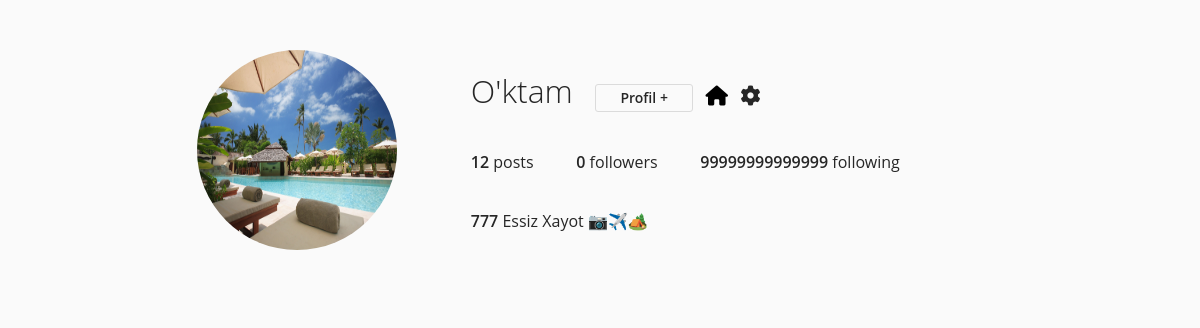
Page /blog/profile/ (signed in) on the committed database.
### blog/models.py (models this page shows, shortened)
class Avatar(models.Model):
    name = models.CharField(max_length=100)
    image = models.ImageField()
    bio = models.CharField(max_length=100)
    username = models.ForeignKey(User, on_delete=models.CASCADE)

### blog/views.py (the view)
# urls.py: path('profile/', profile, name='profile'),
def profile(request):
    user_id = request.GET.get("user_id")
    userForMassage = request.user
    userInfo = Avatar.objects.filter(id=user_id).first()
    posts = Post.objects.filter(author=userInfo)
    user = Avatar.objects.filter(username=request.user).first()
    users = Post.objects.all()
    if request.method == 'POST':
        form = AvatarForm(request.POST, request.FILES)
        if form.is_valid():
            form.save()
            return redirect('main')
    form = AvatarForm()
    return render(request, 'profile.html', {"user": user, 'users': users, 'form': form, "userInfo": userInfo, 'posts': posts, "userForMassage": userForMassage})

### templates/profile.html (shortened to what this page needs)
{% load static %}
<!DOCTYPE html>
<html lang="en">
<head>
    <link rel="stylesheet" href="https://cdn.jsdelivr.net/npm/bulma@0.9.4/css/bulma.min.css">
    <link rel="stylesheet" href="https://cdn.jsdelivr.net/npm/bulma@0.9.4/css/bulma-rtl.min.css">
    <link rel="stylesheet" href="{% static 'css/profile.css' %}">
    <link rel="stylesheet" href="https://cdnjs.cloudflare.com/ajax/libs/font-awesome/6.4.0/css/all.min.css"
 />
</head>
<body>
    <header>
        <div class="container">
            <div class="profile">
                <div class="profile-image">
                    {% if userInfo %}
                    <img style="width: 200px ; height: 200px;" src="{{userInfo.image.url}}" alt="">
                    {% else %}
                    <img style="width: 200px ; height: 200px;" src="{{user.image.url}}" alt="">
                    {% endif %}
                </div>
                <div class="profile-user-settings">
                    {% if userInfo %}
                    <h1 class="profile-user-name">{{ userInfo.name }}</h1>
                    {% else %}
                    <h1 class="profile-user-name">{{ user.name }}</h1>
                    {% endif %}
                    <button class="btn profile-edit-btn" aria-label="profile settings" id="madal_handler"
                        onclick="btnFunction()">
                        Profil +
                    </button>
                    <button class="btn profile-settings-btn" aria-label="profile settings">
                        <a href="{% url 'homea' %}">
                            <i class="fa-solid fa-house" style="color: #000000;"></i>
                        </a>
                    </button>
                    <button class="btn profile-settings-btn" aria-label="profile settings" id="madal_handler1"
                        onclick="btnFunction1()">
                        <i class="fa-sharp fa-solid fa-gear"></i>
                    </button>
                </div>
                <div class="profile-stats">
                    <ul>
                        <li><span class="profile-stat-count">12</span> posts</li>
                        <li><span class="profile-stat-count">0</span> followers</li>
                        <li><span class="profile-stat-count">99999999999999</span> following</li>
                    </ul>
                </div>
                <div class="profile-bio">
                    {% if userInfo %}
                    <p><span class="profile-real-name">{{userInfo.username}}</span> {{userInfo.bio}} 📷✈️🏕️</p>
                    {% else %}
                    <p><span class="profile-real-name">{{user.username}}</span> {{user.bio}} 📷✈️🏕️</p>
                    {% endif %}
                </div>
            </div>
        </div>
    </header>
    <main>
        <div class="container">
            <div class="gallery">
            </div>
        </div>
    </main>
</body>
</html>

### static/css/profile.css (style rules this page uses)
:root { font-size: 10px; }
*, *::before, *::after { box-sizing: border-box; }
body { font-family: "Open Sans", Arial, sans-serif; min-height: 100vh; background-color: #fafafa; color: #262626; padding-bottom: 3rem; }
img { display: block; }
.container { max-width: 93.5rem; margin: 0 auto; padding: 0 2rem; }
.btn { display: inline-block; font: inherit; background: none; border: none; color: inherit; padding: 0; cursor: pointer; }
.profile { padding: 5rem 0; }
.profile::after { content: ""; display: block; clear: both; }
.profile-image { float: left; width: calc(33.333% - 1rem); display: flex; justify-content: center; align-items: center; margin-right: 3rem; }
.profile-image img { border-radius: 50%; }
.profile-user-settings, .profile-stats, .profile-bio { float: left; width: calc(66.666% - 2rem); }
.profile-user-settings { margin-top: 1.1rem; }
.profile-user-name { display: inline-block; font-size: 3.2rem; font-weight: 300; }
.profile-edit-btn { font-size: 1.4rem; line-height: 1.8; border: 0.1rem solid #dbdbdb; border-radius: 0.3rem; padding: 0 2.4rem; margin-left: 2rem; }
.profile-settings-btn { font-size: 2rem; margin-left: 1rem; }
.profile-stats { margin-top: 2.3rem; }
.profile-stats li { display: inline-block; font-size: 1.6rem; line-height: 1.5; margin-right: 4rem; cursor: pointer; }
.profile-stats li:last-of-type { margin-right: 0; }
.profile-bio { font-size: 1.6rem; font-weight: 400; line-height: 1.5; margin-top: 2.3rem; }
.profile-real-name, .profile-stat-count, .profile-edit-btn { font-weight: 600; }
.gallery { display: flex; flex-wrap: wrap; margin: -1rem -1rem; padding-bottom: 3rem; }

### rows in the picture
Avatar: image (picture), name "O'ktam", username "777", bio "Essiz Xayot"
